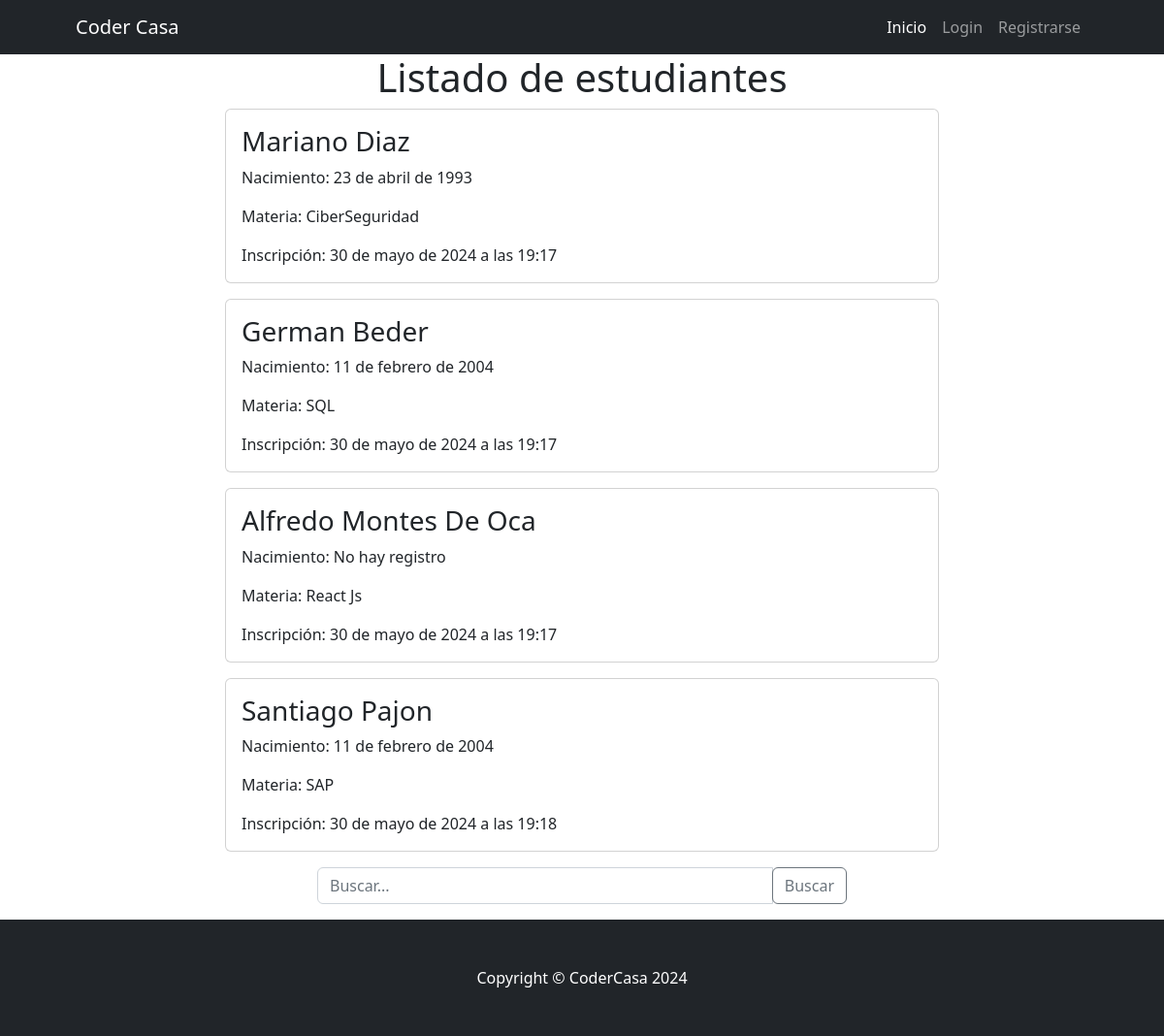
Before: /Clase/Clase/list with the older database file.
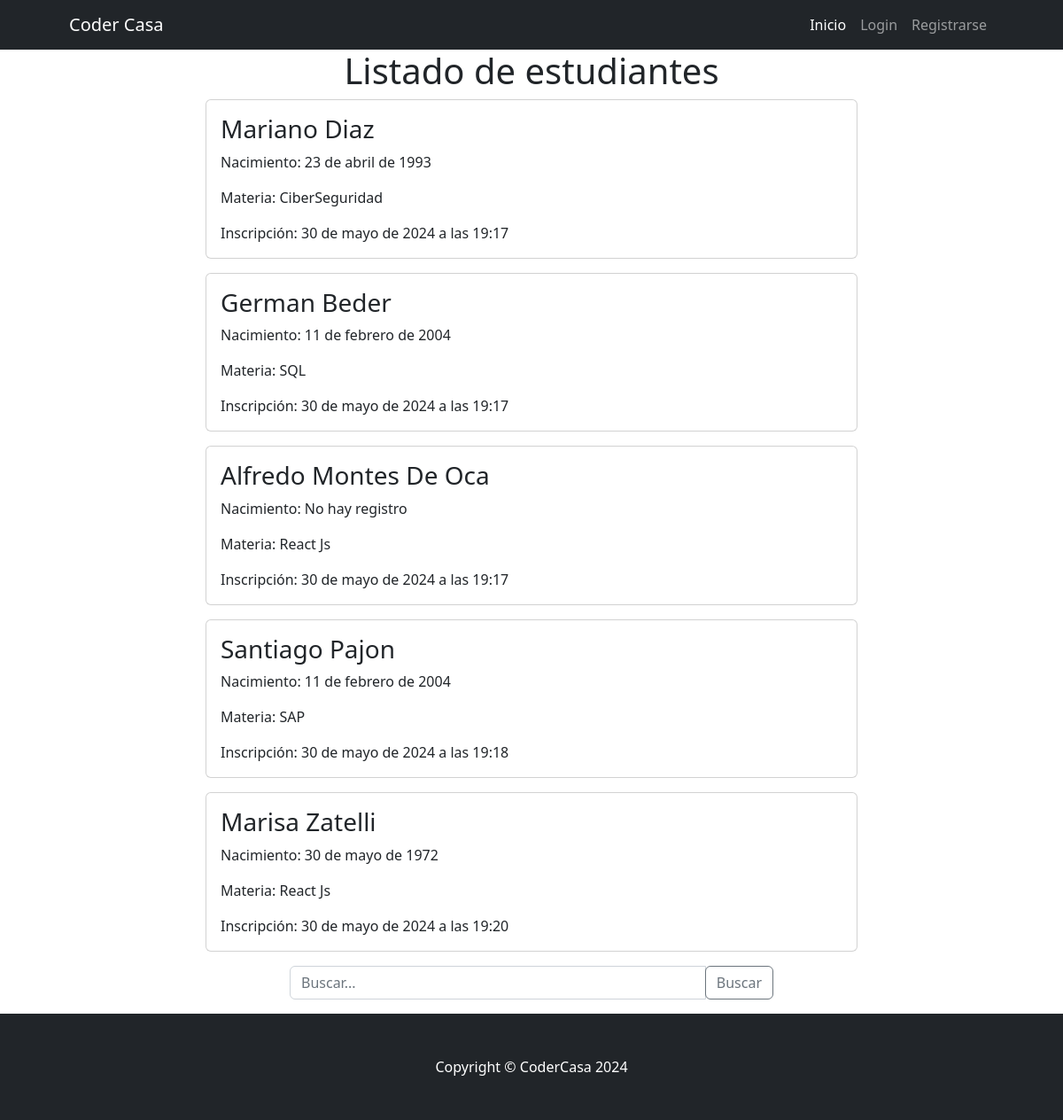
After: the same page with the newer database file.
### Clase/models.py (models this page shows, shortened)
class Estudiante(models.Model):
    nombre = models.CharField(max_length=255)
    apellido = models.CharField(max_length=255)
    nacimiento = models.DateField(null=True, blank=True)
    materia = models.ForeignKey(Curso, on_delete=models.CASCADE,null=True)
    inscripcion = models.DateTimeField(default=timezone.now)
    class Meta:
        verbose_name = "Estudiante"
        verbose_name_plural = "Estudiantes"

class Curso(models.Model):
    nombre = models.CharField(max_length=255, unique=True)
    detalle = models.CharField(max_length=800,null=True, blank=True)
    def __str__(self) -> str:
        return self.nombre
    class Meta:
        verbose_name = "Curso"
        verbose_name_plural = "Cursos"

### Clase/views.py (the view)
# urls.py: path("Clase/list", estudiante_list,name="estudiante_list" ),
def estudiante_list(request):
    busqueda = request.GET.get("busqueda",None)
    if busqueda:
        print(busqueda)
        consulta = Estudiante.objects.filter(nombre__icontains=busqueda)
    else:
        consulta = Estudiante.objects.all()
    contexto = {"estudiantes": consulta}
    return render(request,"Clase/estudiante_list.html", contexto)

### Clase/templates/Clase/estudiante_list.html (shortened to what this page needs)
{% extends 'core/base.html' %}
{% block content %}
<center>
  <h1>Listado de estudiantes</h1>
</center>
<div class="container">
  <div class="row justify-content-center">
    <div class="col-md-8">
      {% for estudiante in estudiantes %}
      <div class="card mb-3">
        <div class="card-body">
          <h3 class="card-title">{{ estudiante.nombre }} {{ estudiante.apellido }}</h3>
          {% if estudiante.nacimiento %}
          <p class="card-text">Nacimiento: {{ estudiante.nacimiento }}</p>
          {% else %}
          <p class="card-text">Nacimiento: No hay registro</p>
          {% endif %}
          <p class="card-text">Materia: {{ estudiante.materia }}</p>
          <p class="card-text">Inscripción: {{ estudiante.inscripcion }}</p>
        </div>
      </div>
      {% endfor %}
    </div>
  </div>
  <div class="row justify-content-center">
    <div class="col-md-6">
      <form action="{% url 'Clase:estudiante_list' %}" method="get">
        <div class="input-group mb-3">
          <input type="text" class="form-control" name="busqueda" placeholder="Buscar...">
          <div class="input-group-append">
            <button class="btn btn-outline-secondary" type="submit">Buscar</button>
          </div>
        </div>
      </form>
    </div>
  </div>
</div>
{% endblock content %}

Changed rows visible on the page:
added Estudiante: nombre "Marisa", apellido "Zatelli", nacimiento "30 de mayo de 1972", materia "React Js", inscripcion "30 de mayo de 2024 a las 19:20"
